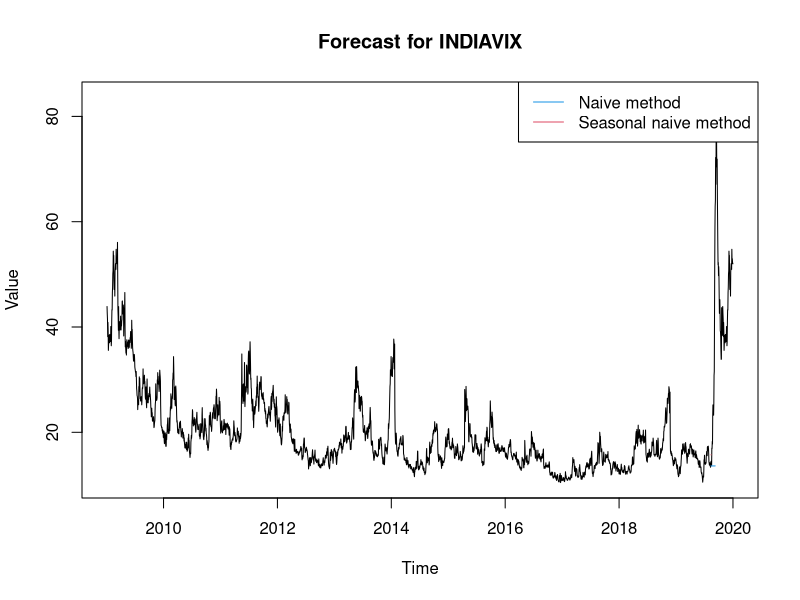

Write R code to recreate this figure.
library(forecast)
library(knitr)

df <- read.csv("../data/INDIAVIX.csv", header=TRUE)
df <- na.omit(df)

df

close.ts <- ts(df$Close, start=c(2009, 3, 3), end=c(2020, 1, 1), frequency=256)
time <- time(close.ts)
time
n.valid <- 100
n.train <- length(close.ts) - n.valid
close.train.ts <- window(close.ts, start=time[1], end=time[n.train])
close.valid.ts <- window(close.ts, start=time[n.train + 1], end=time[n.train + n.valid])

naive.close <- naive(close.train.ts, h=20)
naive.close$mean

snaive.close <- snaive(close.train.ts, h=2)
snaive.close$mean

indexs <- c(2, 3, 5)
acc.naive.close <- accuracy(naive.close, close.valid.ts)
acc.naive.close <- acc.naive.close[, indexs]
kable(acc.naive.close)

acc.seasonal.naive.close <- accuracy(snaive.close, close.valid.ts)
acc.seasonal.naive.close <- acc.seasonal.naive.close[, indexs]
kable(acc.seasonal.naive.close)

par(mfrow=c(1,1))
plot(close.ts, main="Forecast for INDIAVIX", xlab = "Time", ylab = "Value")
lines(naive.close$mean, col=4)
lines(snaive.close$mean, col=2)
legend("topright", lty=1, col=c(4,2), legend=c("Naive method", "Seasonal naive method"))

#par(mfrow=c(2,1))
#par(pch=22, col = "black")
#plot(df_INDIAVIX[, c("Date", "Close")], type="l", main="Close", xlab="Date", ylab="Value")
#acf(df_INDIAVIX[, c("Close")], lag = 1000, main="Autocorrelation for Close")

